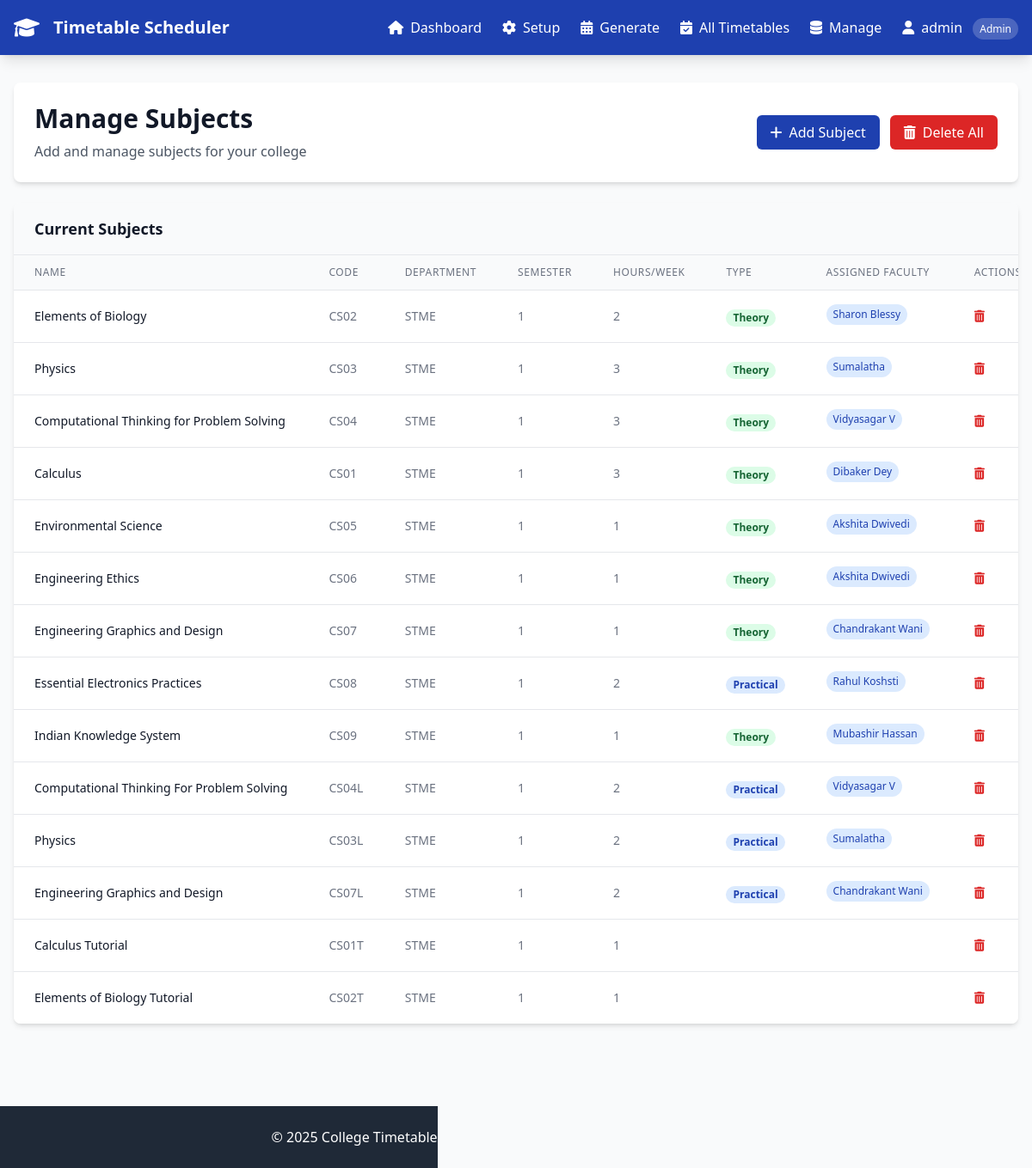
The app's page /manage/subjects (signed in) with its own data.
### timetable_scheduler/app.py (models this page shows)
class Subject(db.Model):
    id = db.Column(db.Integer, primary_key=True)
    name = db.Column(db.String(100), nullable=False)
    code = db.Column(db.String(20), unique=True, nullable=False)
    semester = db.Column(db.Integer, nullable=False)
    department = db.Column(db.String(50), nullable=False)
    hours_per_week = db.Column(db.Integer, nullable=False)
    type = db.Column(db.String(20), default='theory')  # theory, practical, tutorial
    faculty = db.relationship('Faculty', secondary=subject_faculty, backref='subjects')

class Faculty(db.Model):
    id = db.Column(db.Integer, primary_key=True)
    name = db.Column(db.String(100), nullable=False)
    email = db.Column(db.String(100), unique=True, nullable=True)
    department = db.Column(db.String(50))
    max_hours_per_day = db.Column(db.Integer, default=6)
    avg_leaves_per_month = db.Column(db.Integer, default=2)

### timetable_scheduler/app.py (the view)
@app.route('/manage/<string:entity>')
def manage_entity(entity):
    if 'user_id' not in session or session.get('user_role') != 'admin':
        flash('Access denied. Admin privileges required.', 'error')
        return redirect(url_for('login'))
    data = {}
    if entity == 'classrooms':
        data['items'] = Classroom.query.all()
    elif entity == 'faculty':
        data['items'] = Faculty.query.all()
    elif entity == 'subjects':
        data['items'] = Subject.query.all()
        data['faculty'] = Faculty.query.all()
    elif entity == 'batches':
        data['items'] = Batch.query.all()
    elif entity == 'students':
        data['items'] = User.query.filter_by(role='student').all()
        data['batches'] = Batch.query.all()
    if 'items' not in data:
        data['items'] = []
    return render_template('manage.html', entity=entity, data=data)

### timetable_scheduler/templates/manage.html (shortened to what this page needs)
{% extends "base.html" %}
{% block content %}
<div class="space-y-6">
    <div class="bg-white rounded-lg shadow-md p-6">
        <div class="flex items-center justify-between">
            <div>
                <h1 class="text-3xl font-bold text-gray-900">Manage {{ entity.title() }}</h1>
                <p class="text-gray-600 mt-2">Add and manage {{ entity }} for your college</p>
            </div>
            <div class="flex space-x-3">
                <button onclick="toggleAddForm()" class="bg-college-blue text-white px-4 py-2 rounded-md hover:bg-college-dark transition duration-200">
                    <i class="fas fa-plus mr-2"></i>Add {{ entity.rstrip('s').title() }}
                </button>
                {% if data['items'] %}
                <form method="POST" action="{{ url_for('delete_all_entities', entity=entity) }}" style="display: inline-block;" onsubmit="return confirm('⚠️ WARNING: This will delete ALL {{ entity }}! This action cannot be undone. Are you absolutely sure?')">
                    <button type="submit" class="bg-red-600 text-white px-4 py-2 rounded-md hover:bg-red-700 transition duration-200">
                        <i class="fas fa-trash-alt mr-2"></i>Delete All
                    </button>
                </form>
                {% endif %}
            </div>
        </div>
    </div>
    <div class="bg-white rounded-lg shadow-md overflow-hidden">
        <div class="px-6 py-4 bg-gray-50 border-b">
            <h2 class="text-lg font-semibold text-gray-900">Current {{ entity.title() }}</h2>
        </div>
        {% if data['items'] %}
            <div class="overflow-x-auto">
                <table class="min-w-full divide-y divide-gray-200">
                    <thead class="bg-gray-50">
                        <tr>
                            {% if entity == 'classrooms' %}
                                <th class="px-6 py-3 text-left text-xs font-medium text-gray-500 uppercase tracking-wider">Name</th>
                                <th class="px-6 py-3 text-left text-xs font-medium text-gray-500 uppercase tracking-wider">Capacity</th>
                                <th class="px-6 py-3 text-left text-xs font-medium text-gray-500 uppercase tracking-wider">Type</th>
                                <th class="px-6 py-3 text-left text-xs font-medium text-gray-500 uppercase tracking-wider">Status</th>
                                <th class="px-6 py-3 text-left text-xs font-medium text-gray-500 uppercase tracking-wider">Actions</th>
                            {% elif entity == 'subjects' %}
                                <th class="px-6 py-3 text-left text-xs font-medium text-gray-500 uppercase tracking-wider">Name</th>
                                <th class="px-6 py-3 text-left text-xs font-medium text-gray-500 uppercase tracking-wider">Code</th>
                                <th class="px-6 py-3 text-left text-xs font-medium text-gray-500 uppercase tracking-wider">Department</th>
                                <th class="px-6 py-3 text-left text-xs font-medium text-gray-500 uppercase tracking-wider">Semester</th>
                                <th class="px-6 py-3 text-left text-xs font-medium text-gray-500 uppercase tracking-wider">Hours/Week</th>
                                <th class="px-6 py-3 text-left text-xs font-medium text-gray-500 uppercase tracking-wider">Type</th>
                                <th class="px-6 py-3 text-left text-xs font-medium text-gray-500 uppercase tracking-wider">Assigned Faculty</th>
                                <th class="px-6 py-3 text-left text-xs font-medium text-gray-500 uppercase tracking-wider">Actions</th>
                            {% endif %}
                        </tr>
                    </thead>
                    <tbody class="bg-white divide-y divide-gray-200">
                        {% for item in data['items'] %}
                            <tr class="hover:bg-gray-50">
                                {% if entity == 'classrooms' %}
                                    <td class="px-6 py-4 whitespace-nowrap text-sm font-medium text-gray-900">{{ item.name }}</td>
                                    <td class="px-6 py-4 whitespace-nowrap text-sm text-gray-500">{{ item.capacity }}</td>
                                    <td class="px-6 py-4 whitespace-nowrap">
                                        <span class="px-2 inline-flex text-xs leading-5 font-semibold rounded-full {% if item.type == 'lab' %}bg-blue-100 text-blue-800{% elif item.type == 'tutorial' %}bg-orange-100 text-orange-800{% elif item.type == 'auditorium' %}bg-purple-100 text-purple-800{% else %}bg-green-100 text-green-800{% endif %}">
                                            {{ item.type.title() }}
                                        </span>
                                    </td>
                                    <td class="px-6 py-4 whitespace-nowrap">
                                        <span class="px-2 inline-flex text-xs leading-5 font-semibold rounded-full {% if item.is_available %}bg-green-100 text-green-800{% else %}bg-red-100 text-red-800{% endif %}">
                                            {% if item.is_available %}Available{% else %}Unavailable{% endif %}
                                        </span>
                                    </td>
                                    <td class="px-6 py-4 whitespace-nowrap text-sm text-gray-500">
                                        <form method="POST" action="{{ url_for('delete_entity', entity='classroom', item_id=item.id) }}" style="display: inline-block;" onsubmit="return confirm('Are you sure you want to delete this classroom? This action cannot be undone.')">
                                            <button type="submit" class="text-red-600 hover:text-red-900 transition duration-200">
                                                <i class="fas fa-trash-alt"></i>
                                            </button>
                                        </form>
                                    </td>
                                {% elif entity == 'subjects' %}
                                    <td class="px-6 py-4 whitespace-nowrap text-sm font-medium text-gray-900">{{ item.name }}</td>
                                    <td class="px-6 py-4 whitespace-nowrap text-sm text-gray-500">{{ item.code }}</td>
                                    <td class="px-6 py-4 whitespace-nowrap text-sm text-gray-500">{{ item.department }}</td>
                                    <td class="px-6 py-4 whitespace-nowrap text-sm text-gray-500">{{ item.semester }}</td>
                                    <td class="px-6 py-4 whitespace-nowrap text-sm text-gray-500">{{ item.hours_per_week }}</td>
                                    <td class="px-6 py-4 whitespace-nowrap">
                                        <span class="px-2 inline-flex text-xs leading-5 font-semibold rounded-full {% if item.type == 'practical' %}bg-blue-100 text-blue-800{% elif item.type == 'tutorial' %}bg-yellow-100 text-yellow-800{% else %}bg-green-100 text-green-800{% endif %}">
                                            {{ item.type.title() }}
                                        </span>
                                    </td>
                                    <td class="px-6 py-4 whitespace-nowrap text-sm text-gray-500">
                                        {% if item.faculty %}
                                            {% for faculty in item.faculty %}
                                                <span class="inline-block bg-blue-100 text-blue-800 text-xs px-2 py-1 rounded-full mr-1 mb-1">
                                                    {{ faculty.name }}
                                                </span>
                                            {% endfor %}
                                        {% else %}
                                            <span class="text-gray-400 italic">No faculty assigned</span>
                                        {% endif %}
                                    </td>
                                    <td class="px-6 py-4 whitespace-nowrap text-sm text-gray-500">
                                        <form method="POST" action="{{ url_for('delete_entity', entity='subject', item_id=item.id) }}" style="display: inline-block;" onsubmit="return confirm('Are you sure you want to delete this subject? This action cannot be undone.')">
                                            <button type="submit" class="text-red-600 hover:text-red-900 transition duration-200">
                                                <i class="fas fa-trash-alt"></i>
                                            </button>
                                        </form>
                                    </td>
                                {% endif %}
                            </tr>
                        {% endfor %}
                    </tbody>
                </table>
            </div>
        {% else %}
            <div class="px-6 py-8 text-center">
                <i class="fas fa-inbox text-4xl text-gray-400 mb-4"></i>
                <p class="text-gray-500">No {{ entity }} found. Add your first {{ entity.rstrip('s') }} to get started.</p>
            </div>
        {% endif %}
    </div>
</div>
{% endblock %}

### records on screen
Subject: name "Elements of Biology", code "CS02", department "STME", semester "1", hours_per_week "2", type "Theory"
Faculty: name "Sharon Blessy"
Subject: name "Physics", code "CS03", department "STME", semester "1", hours_per_week "3", type "Theory"
Faculty: name "Sumalatha"
Subject: name "Computational Thinking for Problem Solving", code "CS04", department "STME", semester "1", hours_per_week "3", type "Theory"
Faculty: name "Vidyasagar V"
Subject: name "Calculus", code "CS01", department "STME", semester "1", hours_per_week "3", type "Theory"
Faculty: name "Dibaker Dey"
Subject: name "Environmental Science", code "CS05", department "STME", semester "1", hours_per_week "1", type "Theory"
Faculty: name "Akshita Dwivedi"
Subject: name "Engineering Ethics", code "CS06", department "STME", semester "1", hours_per_week "1", type "Theory"
Subject: name "Engineering Graphics and Design", code "CS07", department "STME", semester "1", hours_per_week "1", type "Theory"
Faculty: name "Chandrakant Wani"
Subject: name "Essential Electronics Practices", code "CS08", department "STME", semester "1", hours_per_week "2", type "Practical"
Faculty: name "Rahul Koshsti"
Subject: name "Indian Knowledge System", code "CS09", department "STME", semester "1", hours_per_week "1", type "Theory"
Faculty: name "Mubashir Hassan"
Subject: name "Computational Thinking For Problem Solving", code "CS04L", department "STME", semester "1", hours_per_week "2", type "Practical"
Subject: name "Physics", code "CS03L", department "STME", semester "1", hours_per_week "2", type "Practical"
Subject: name "Engineering Graphics and Design", code "CS07L", department "STME", semester "1", hours_per_week "2", type "Practical"
Subject: name "Calculus Tutorial", code "CS01T", department "STME", semester "1", hours_per_week "1"
Subject: name "Elements of Biology Tutorial", code "CS02T", department "STME", semester "1", hours_per_week "1"

### other values on screen
{{ session.username }} "admin"
{{ entity.title() }} "Subjects"
{{ entity }} "subjects"
{{ entity.rstrip('s').title() }} "Subject"
